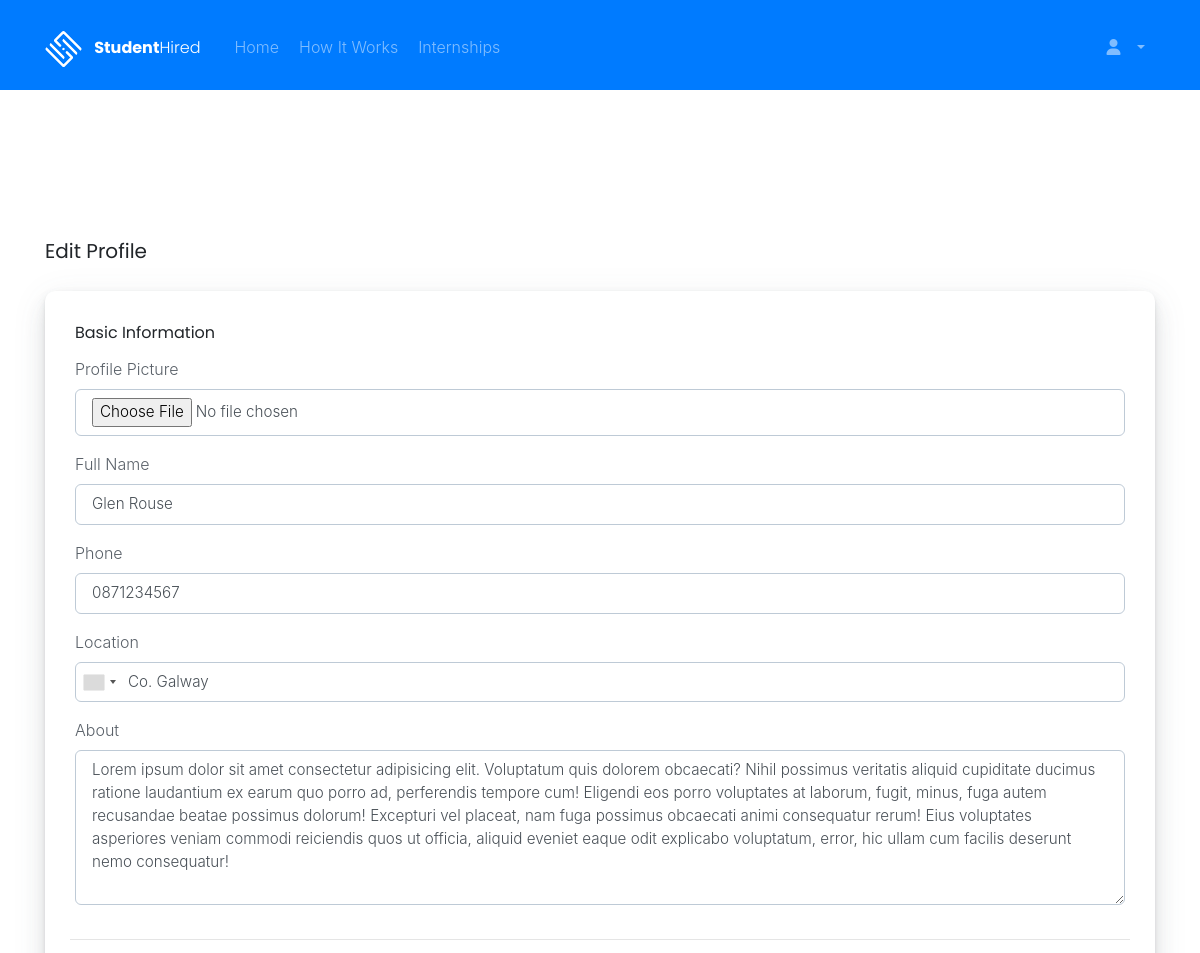
Before: /studentprofile.php?id=1 (upper part) with the older database file.
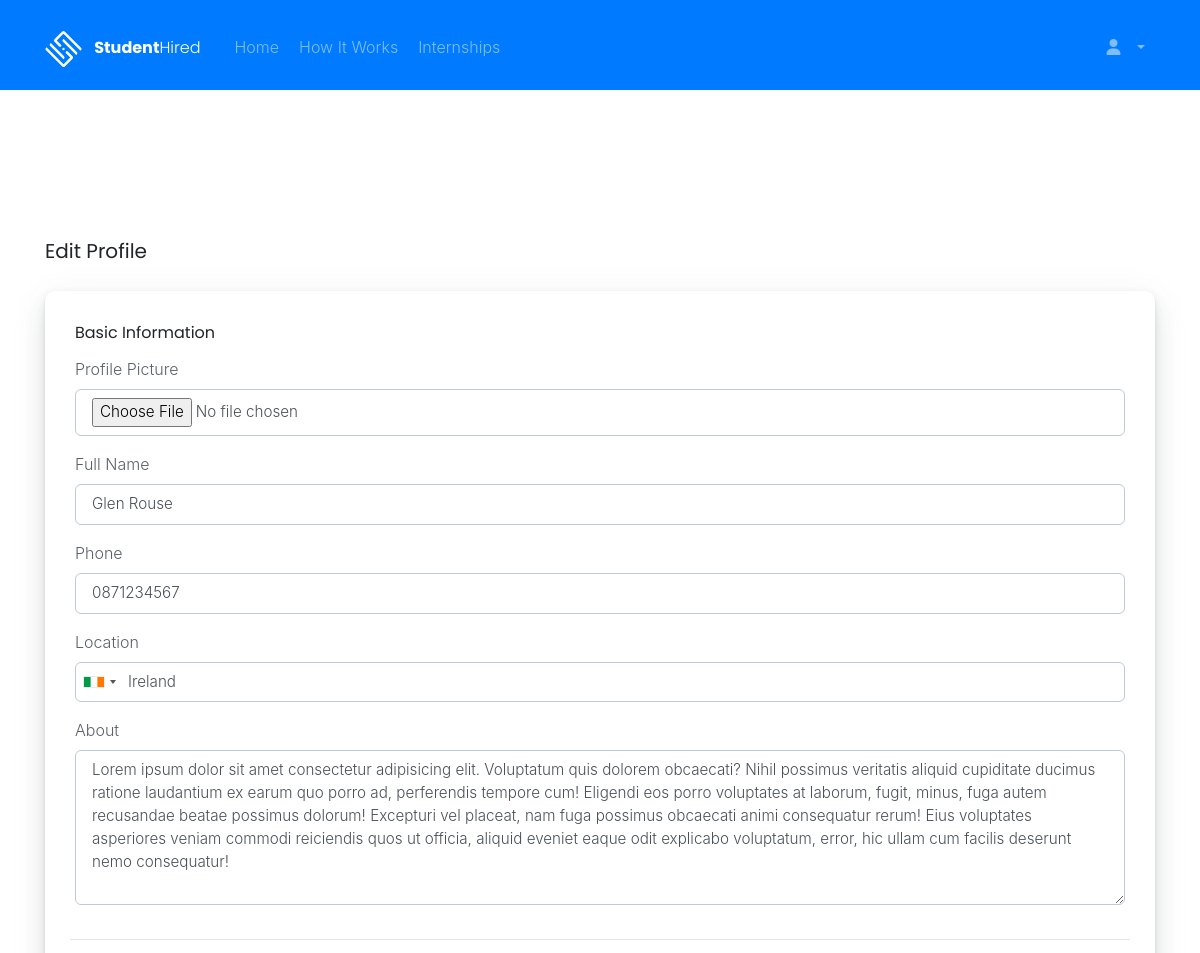
After: the same page with the newer database file.
### tables this page shows
CREATE TABLE IF NOT EXISTS Students (
  student_id SMALLINT(3) NOT NULL AUTO_INCREMENT,
  student_fullname VARCHAR(255) NULL DEFAULT NULL,
  student_email VARCHAR(255) NULL DEFAULT NULL,
  student_password VARCHAR(255) NULL DEFAULT NULL,
  student_phone INT(10) ZEROFILL NULL,
  student_location VARCHAR(255) NULL,
  student_bio TEXT NULL,
  student_skills VARCHAR(255) NULL,
  student_github VARCHAR(255) NULL,
  student_linkedin VARCHAR(255) NULL,
  student_college VARCHAR(255) NULL,
  student_course VARCHAR(255) NULL,
  student_picture VARCHAR(255) DEFAULT 'blank-profile-picture.png',
PRIMARY KEY (student_id));

### studentprofile.php (the view, shortened to what this page needs)
<?php
require('config/db.php');
$id = mysqli_real_escape_string($conn, $_GET['id']);
$query = "SELECT * FROM students WHERE student_id = {$id}";
$result = mysqli_query($conn, $query);
$lists = mysqli_fetch_assoc($result);
?>
<?php include('includes/header.php'); ?>
<body class="studentprofile">
  <div class="welcome d-flex justify-content-center flex-column">
    <?php include('includes/nav_studentprofile.php'); ?>
    <div class="d-flex flex-column inner-wrapper justify-contents-center mt-auto mb-auto container">
      <div class="row">
        <div class="col-md-8 mb-3">
          <div class="about-title d-flex justify-content-between align-items-end">
            <h5>Edit Profile</h5>
          </div>
        </div>
      </div>
      <div class="row">
        <div class="col-md-12 col-lg-12 mb-2 mx-auto">
          <div class="card">
            <div class="card-body">
              <form method="POST" action="<?php $_SERVER['PHP_SELF']; ?>" id="studentprofile"
                enctype="multipart/form-data" class="needs-validation" novalidate>
                <h6>Basic Information</h6>
                <div class="form-row">
                  <div class="form-group col-md-12">
                    <label for="student-picture">Profile Picture</label>
                    <input type="file" class="form-control" id="student-picture" name="student-picture"
                      placeholder="Insert Image" required>
                  </div>
                  <div class="form-group col-md-12">
                    <label for="student-fullname">Full Name</label>
                    <input type="text" class="form-control" id="student-fullname" name="student-fullname"
                      value="<?php echo $lists['student_fullname']; ?>" placeholder="Full Name" required>
                  </div>
                  <div class="form-group col-md-12">
                    <label for="student-phone">Phone</label>
                    <input type="text" class="form-control" id="student-phone" name="student-phone"
                      value="<?php echo $lists['student_phone']; ?>" placeholder="Phone" required>
                  </div>
                  <div class="form-group col-md-12">
                    <label for="student-location">Location</label>
                    <input type="text" class="form-control" id="country" id="student-location" name="student-location"
                      value="<?php echo $lists['student_location']; ?>" placeholder="Location" required>
                  </div>
                  <div class="form-group col-md-12">
                    <label for="student-about">About</label>
                    <textarea class="form-control" id="student-about" name="student-about" rows="6"
                      required><?php echo $lists['student_bio']; ?></textarea>
                  </div>
                  <hr>
                </div>
              </form>
            </div>
          </div>
        </div>
      </div>
    </div>
  </div>
  <?php include('includes/footer.php'); ?>

Changed rows visible on the page:
changed students "Glen Rouse": student-location "Co. Galway" → "Ireland"
